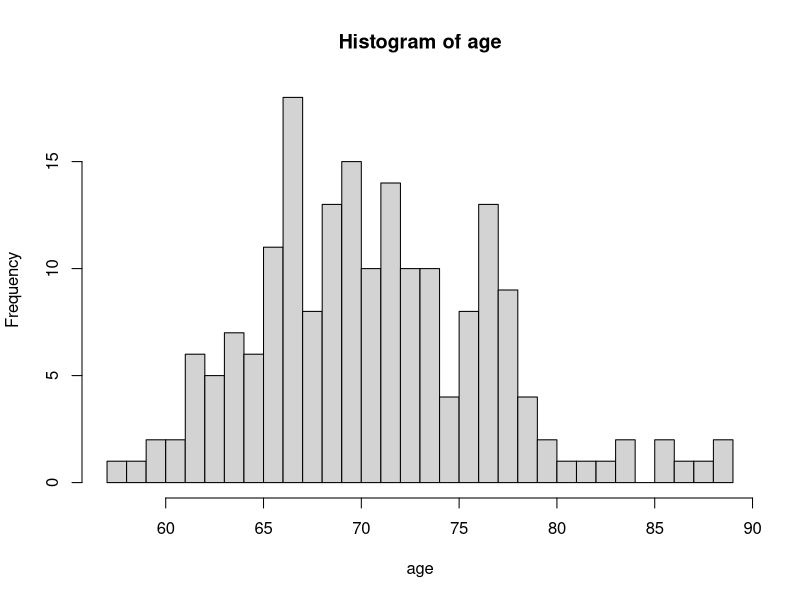
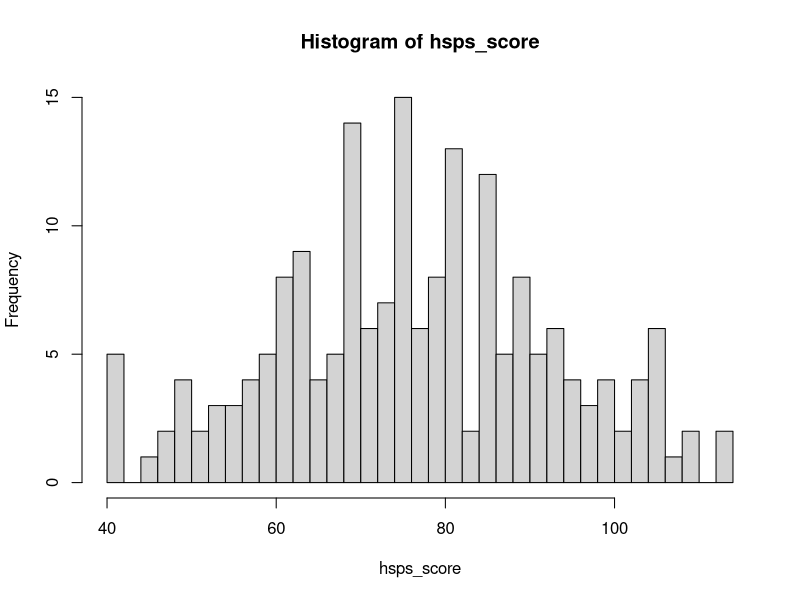
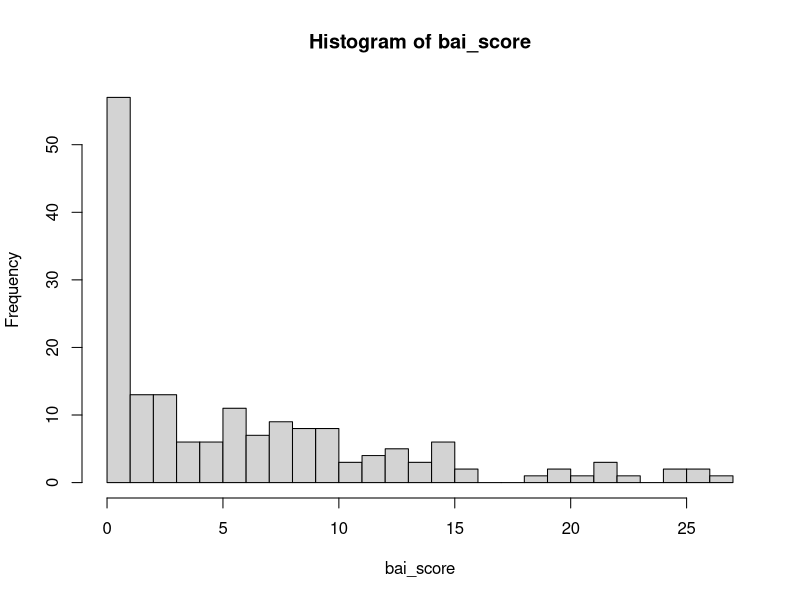
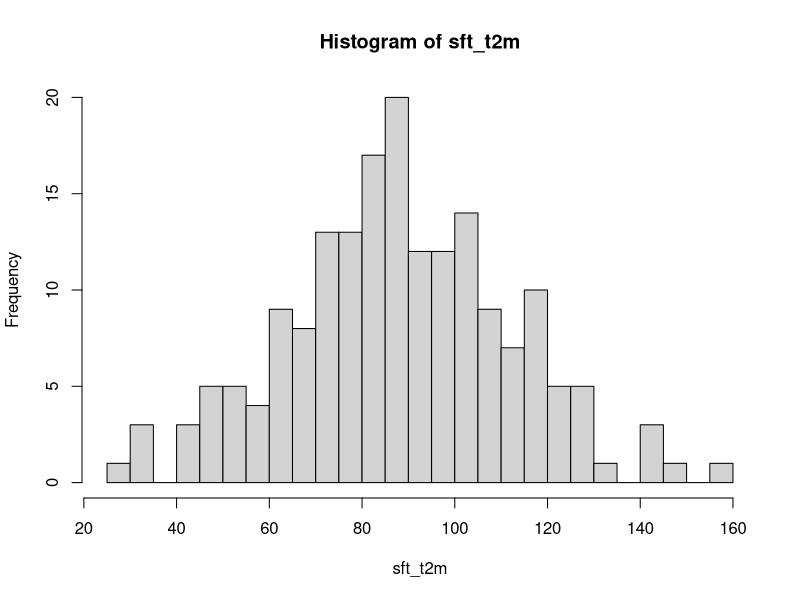
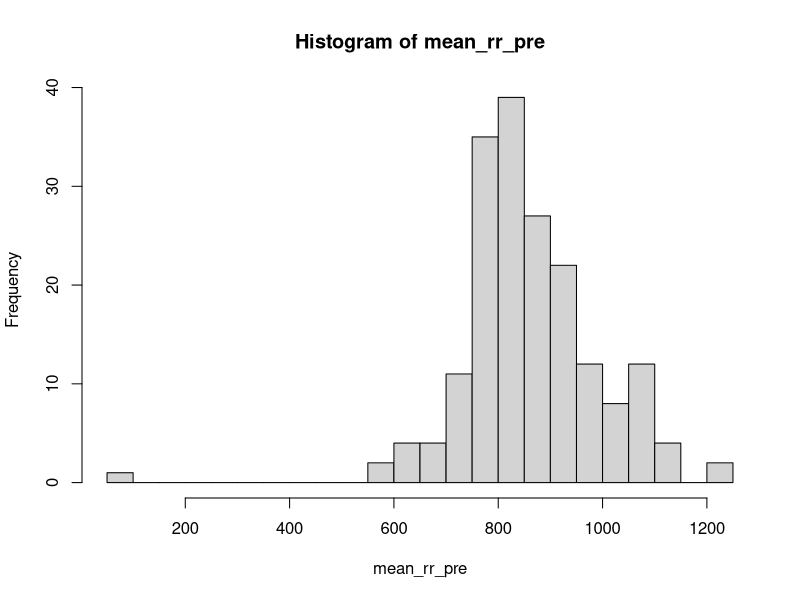
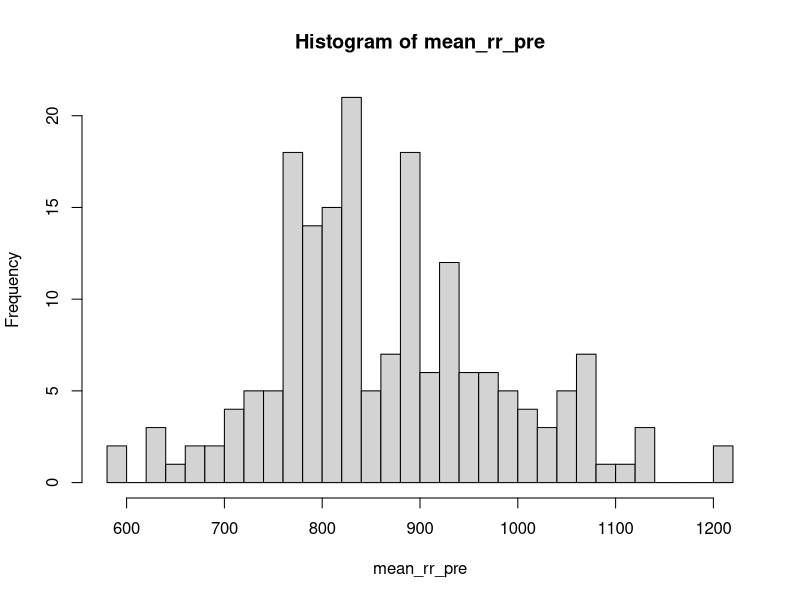
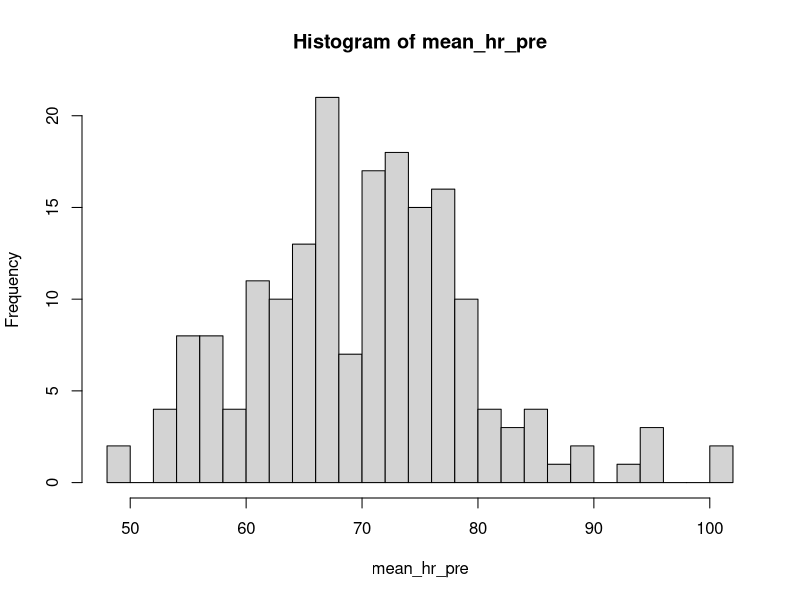
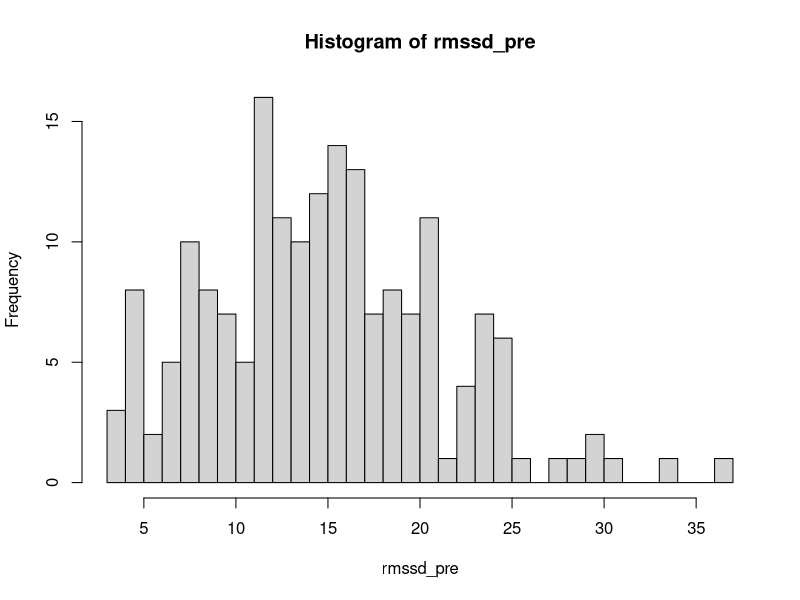

The R script that drew these images, in order: (Note: this script raises an error after producing the figures.)

# Prepare workspace -------------------------------------------------------

## Load libraries
library(data.table)

## Load data
pas_data <- fread(file = "data-raw/raw_data.csv")

## Assign variables code names
names(pas_data) <- readLines("data-raw/labels.txt")

## Select variables
pas_data <- pas_data[, .SD, .SDcols = readLines("data-raw/select_vars.txt")]

## Change character to numeric variables where is a number
ind_to_number <- pas_data[, lapply(.SD, \(x) any(grepl(x, pattern = "[1-9]")))] |>
  as.logical()

## Except in known nominal values
ind_to_number[1:7] <- FALSE
var_to_num <- names(pas_data)[ind_to_number]

## Convert to double precision number
pas_data[, (var_to_num) := lapply(.SD, \(x) {
  gsub(pattern = "\\s+", replacement = "", x) |>
    as.double() |>
    suppressWarnings()
}), .SDcols = var_to_num][]


# Explore visually the data -----------------------------------------------

n_breaks <- 30 ## For better resolution

pas_data[, hist(age, breaks = n_breaks)]
pas_data[, hist(hsps_score, breaks = n_breaks)]
pas_data[, hist(bai_score, breaks = n_breaks)] # Asymmetric
pas_data[, hist(sft_t2m, breaks = n_breaks)]
pas_data[, hist(mean_rr_pre, breaks = n_breaks)] # Extreme value?

## Fixed wrong RR interval using mean HR
pas_data[which.min(mean_rr_pre), mean_rr_pre := round(60000/mean_hr_pre)]
pas_data[, hist(mean_rr_pre, breaks = n_breaks)] # Looks good

pas_data[, hist(mean_hr_pre, breaks = n_breaks)]
pas_data[, hist(rmssd_pre, breaks = n_breaks)] ## Kinda asymmetric
pas_data[, hist(sdnn_pre, breaks = n_breaks)]
pas_data[, hist(hf_pre, breaks = n_breaks)] ## Asymmetric
pas_data[, hist(log(hf_pre, base = 10), breaks = n_breaks)] ## Log
pas_data[, hist(lf_pre, breaks = n_breaks)] ## Asymmetric
pas_data[, hist(log(lf_pre, base = 10), breaks = n_breaks)] ## Log
pas_data[, hist(vlf_pre, breaks = n_breaks)] ## Asymmetric
pas_data[, hist(log(vlf_pre, base = 10), breaks = n_breaks)] ## Log
pas_data[, hist(sns_ndex_pre, breaks = n_breaks)] ## Kinda asymmetric
pas_data[, hist(pns_ndex_pre, breaks = n_breaks)]
pas_data[, hist(stress_ndex_pre, breaks = n_breaks)]


# Creamos un identificador único para cada persona ------------------------

## Examinamos pares de rut, nombre y apellido en busca de datos mal tabulados
# pas_data[, list(id = rleid(tolower(rut)), rut, trimws(first_name), trimws(last_name))] |> View()

## Corregimos los errores y volvemos a revisar
pas_data[rut == "4033576-5", rut := "4003576-5"]
pas_data[rut == "7184434-6", rut := "7184324-6"]
pas_data[last_name == "Nancuante", rut := "6600417-1"]
pas_data[rut == "6895698-5", rut := "6985698-5"]
pas_data[rut == "5555183-9", rut := "5555183-4"]

## Creamos identificador
pas_data[, id := rleid(tolower(rut))][]
pas_data[, id := factor(id)][]

pas_data[id == 60, sex := "Masculino"][]
pas_data[id == 23, age := c(69, 70)][]

## Eliminamos datos personales inecesarios
pas_data[, `:=`(record_id = NULL, first_name = NULL,
                last_name = NULL, rut = NULL)]

## Character variables to factor
pas_data[, .SD, .SDcols = is.character]
pas_data[, `:=`(
  trial_phase = factor(trial_phase, levels = c("Fase 3", "Fase 4"), labels = c("t-1", "t-2")),
  sex = factor(sex, levels = c("Masculino", "Femenino"), labels = c("Male", "Female")),
  spaq_seasonal_pattern = factor(
    x = spaq_seasonal_pattern,
    levels = c("Patrón Verano", "Patrón invierno", "Ambos", "Ausencia"),
    labels = c("Summer", "Winter", "Both", "None")),
  spaq_ssi = factor(
    x = spaq_ssi,
    levels = c("Puntaje promedio", "Winter blues", "SAD"),
    labels = c("Average", "Winter Blues", "SAD"),
    ordered = TRUE),
  spaq_severity = factor(
    x = spaq_severity,
    levels = c("No es problema", "Leve", "Moderado", "Importante", "Grave", "Severo"),
    labels = c("Not a problem", "Mild", "Moderate", "Important", "Serious", "Severe"),
    ordered = TRUE),
  bai_cat = factor(
    x = bai_cat,
    levels = c("Muy baja", "Moderada", "Alta"),
    labels = c("Low", "Moderate", "High"),
    ordered = TRUE),
  sft_t2m_cat = factor(
    x = sft_t2m_cat,
    levels = c("BAJO RANGO", "NORMAL", "ALTO RANGO"),
    labels = c("Low", "Moderate", "High"),
    ordered = TRUE)
)]

pas_data[, `:=`(
  rmssd_delta = rmssd_post - rmssd_pre,
  sdnn_delta = sdnn_post - sdnn_pre,
  hf_delta = hf_post - hf_pre,
  lf_delta = lf_post - lf_pre,
  vlf_delta = vlf_post - vlf_pre,
  sns_ndex_delta = sns_ndex_post - sns_ndex_pre,
  stress_ndex_delta = stress_ndex_post - stress_ndex_pre,
  pns_ndex_delta = pns_ndex_post - pns_ndex_pre
)][]

# Save the data -----------------------------------------------------------

save(pas_data, file = "data/pas_data.RData")
